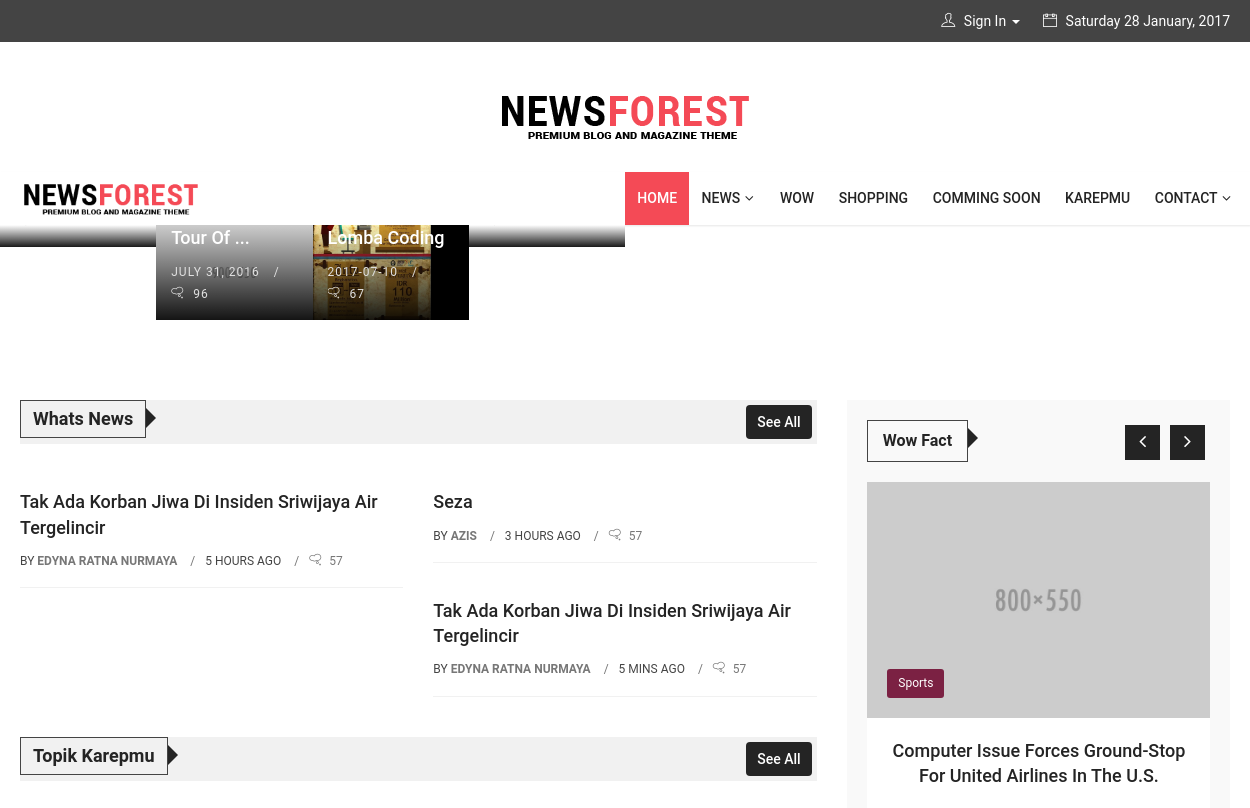
Before: / (upper part) with the older database file.
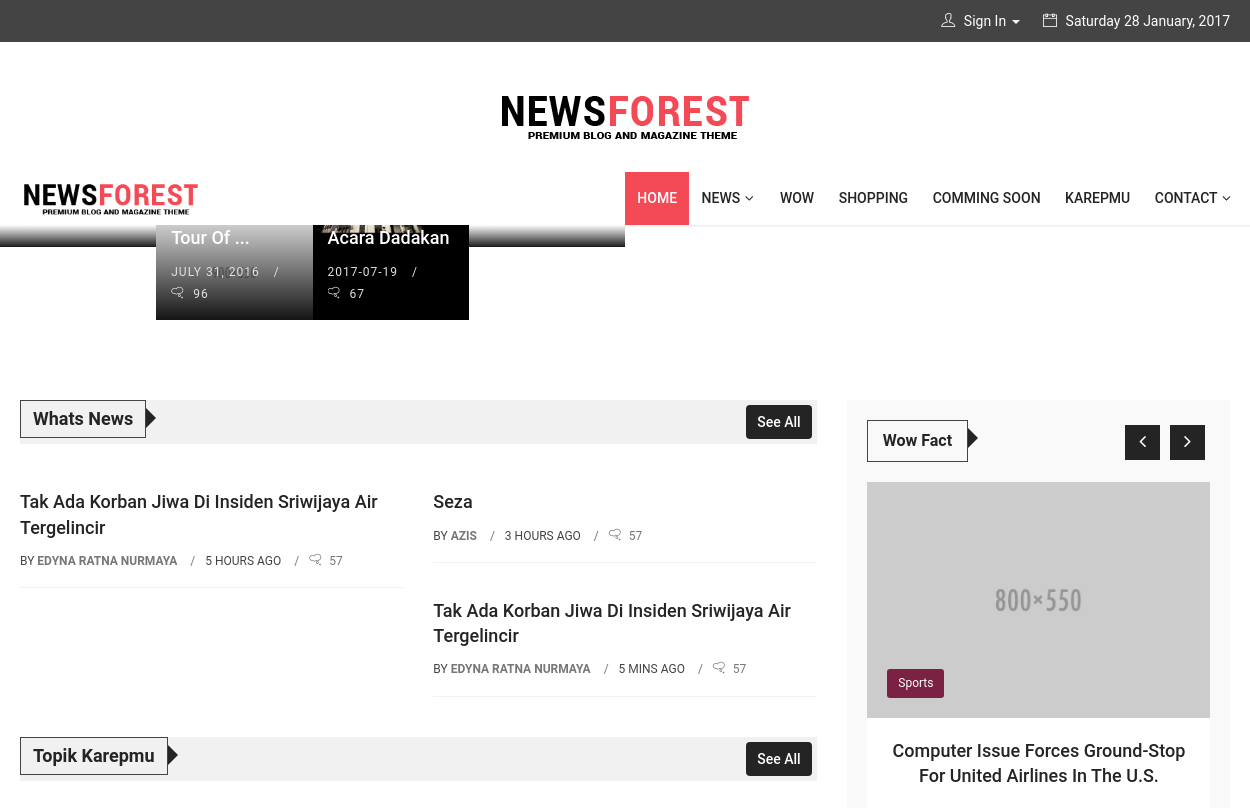
After: the same page with the newer database file.
### tables this page shows
CREATE TABLE IF NOT EXISTS `news` (
`id_news` int(10) NOT NULL,
  `waktu_posting` timestamp NOT NULL DEFAULT CURRENT_TIMESTAMP ON UPDATE CURRENT_TIMESTAMP,
  `judul_news` varchar(100) NOT NULL,
  `posted_by` varchar(50) NOT NULL,
  `kategori_news` varchar(50) NOT NULL,
  `isi_news` text NOT NULL,
  `gambar_news` varchar(50) NOT NULL,
  `hits` int(20) NOT NULL,
  `suka` int(20) NOT NULL,
  `jenis_news` int(1) NOT NULL,
  `status` int(1) NOT NULL
);

CREATE TABLE `coming` (
  `id_coming` int(4) NOT NULL,
  `nama_coming` varchar(100) NOT NULL,
  `deskripsi_coming` text NOT NULL,
  `posted_by` varchar(50) NOT NULL,
  `institusi` varchar(200) NOT NULL,
  `telepon` varchar(50) NOT NULL,
  `email` varchar(100) NOT NULL,
  `tanggal_posting` timestamp NOT NULL DEFAULT CURRENT_TIMESTAMP ON UPDATE CURRENT_TIMESTAMP,
  `status` int(1) NOT NULL,
  `path_gambar` varchar(100) NOT NULL,
  `kategori_coming` varchar(100) NOT NULL,
  `tipe_event` varchar(100) NOT NULL,
  `tgl_mulai` date NOT NULL,
  `jam_mulai` varchar(10) NOT NULL,
  `tgl_selesai` date NOT NULL,
  `jam_selesai` varchar(10) NOT NULL,
  `jenis_event` int(1) NOT NULL,
  `pendaftaran` int(1) NOT NULL,
  `seat` int(1) NOT NULL,
  `jumlah_seat` int(10) NOT NULL
);

CREATE TABLE IF NOT EXISTS `shopping` (
  `id_produk` int(100) NOT NULL,
  `nama_produk` varchar(200) NOT NULL,
  `jenis_produk` varchar(50) NOT NULL,
  `deskripsi_produk` text NOT NULL,
  `harga_produk` bigint(200) NOT NULL,
  `posted_by` varchar(100) NOT NULL,
  `phone_number` varchar(15) NOT NULL,
  `tanggal_posting` timestamp NOT NULL DEFAULT CURRENT_TIMESTAMP ON UPDATE CURRENT_TIMESTAMP,
  `status` int(1) NOT NULL,
  `path_gambar` varchar(100) NOT NULL
);

### application/views/skin/front_end/welcome.php (called while the page is built, shortened)
<?php
	$this->load->view('skin/front_end/header_front_end');
	$this->load->view('content_front_end/home_page');
?>

### application/controllers/FrontControl_Home.php (called while the page is built, shortened)
<?php
class FrontControl_Home extends CI_Controller {
	public function index()
	{
		$this->load->helper('url');
		$this->load->model('home_models/HomeModels');
		$data['listSlider'] = $this->HomeModels->get_data_slider();
		$data['headNews'] = $this->HomeModels->get_head_news();
		$data['headComming'] = $this->HomeModels->get_head_comming();
		$data['headShopping'] = $this->HomeModels->get_head_shopping();
		$data['newsYouther'] = $this->HomeModels->get_news_youther();
		$data['newsRecommend'] = $this->HomeModels->get_news_recommend();
		$data['newsCommunity'] = $this->HomeModels->get_news_community();
		$data['newsSM'] = $this->HomeModels->get_news_SM();
		$this->load->view('skin/front_end/welcome',$data);
	}
}

### index.php (called while the page is built, shortened)
<?php
require_once BASEPATH.'core/CodeIgniter.php';

### application/models/home_models/HomeModels.php (called while the page is built, shortened)
<?php
	class HomeModels extends CI_Model
	{
		function get_head_news()
		{
			$query = $this->db->query("SELECT * FROM `news` WHERE id_news=(SELECT max(id_news) FROM `news`)");
			return $query;
		}
		function get_head_comming()
		{
			$query = $this->db->query("SELECT * FROM `coming` WHERE id_coming=(SELECT max(id_coming) FROM `coming`)");
			return $query;
		}
		function get_head_shopping()
		{
			$query = $this->db->query("SELECT * FROM `shopping` WHERE id_produk=(SELECT max(id_produk) FROM `shopping`)");
			return $query;
		}
		function get_news_youther()
		{
			$query = $this->db->query("SELECT * FROM `news` WHERE id_news=(SELECT max(id_news) FROM `news` WHERE jenis_news='2')");
			return $query;
		}
		function get_news_recommend()
		{
			$query = $this->db->query("SELECT * FROM `news` WHERE id_news=(SELECT max(id_news) FROM `news` WHERE jenis_news='3')");
			return $query;
		}
		function get_news_SM()
		{
			$query = $this->db->query("SELECT * FROM `news` WHERE id_news=(SELECT max(id_news) FROM `news` WHERE jenis_news='6')");
			return $query;
		}
	}

### application/views/content_front_end/home_page.php (the view, shortened to what the rows shown need)
<section class="zerogrid-section">
       <div class="container-fluid">
          <div class="row">
             <div class="col-md-12 col-xs-12 col-sm-12">
                <div class="zerogrid">
                   <div class="row">
                      <div class="col-1-4">
				   <?php foreach($headNews->result() as $news){ ?>
                         <div class="wrap-col">
                            <div class="grid-item">
                               <div class="post-content">
                                  <ul class="post-tools">
                                     <li> <a href=""><i class="ti-thought"></i> 49</a> </li>
                                  </ul>
                               </div>
                               <div class="post-thumb thumb"> <img alt="" src="<?php echo base_url('asset/upload_img_news/thumb_'.$news->gambar_news); ?>"> </div>
                            </div>
                         </div>
				   <?php } ?>
                      </div>
                      <div class="col-1-4">
				   <?php foreach($headComming->result() as $comming){ ?>
                         <div class="wrap-col">
                            <div class="grid-item">
                               <div class="post-content">
                                  <h5> <a href="#"><?php echo $comming->nama_coming?></a> </h5>
                                  <ul class="post-tools">
                                     <li>  <?php $splitTimeStamp = explode(" ",$comming->tanggal_posting); echo $splitTimeStamp[0]; ?> </li>
                                     <li> <a href=""><i class="ti-thought"></i> 67 </a></li>
                                  </ul>
                               </div>
                               <div class="post-thumb thumb"> <img alt="" src="<?php echo base_url('asset/upload_img_coming/thumb_'.$comming->path_gambar); ?>"> </div>
                            </div>
                         </div>
					 <?php } ?>
					 <?php foreach($headShopping->result() as $shopping){ ?>
                         <div class="wrap-col">
                            <div class="grid-item">
                               <div class="post-content">
                                  <ul class="post-tools">
                                     <li><a href=""> <i class="ti-thought"></i> 16</a> </li>
                                  </ul>
                               </div>
                               <div class="post-thumb thumb"> <img alt="" src="<?php echo base_url('asset/upload_img_shopping/thumb_'.$shopping->path_gambar); ?>"> </div>
                            </div>
                         </div>
				   <?php } ?>
                      </div>
                   </div>
                </div>
             </div>
          </div>
       </div>
    </section>
    <section class="main-content">
       <div class="container">
          <div class="row">
             <div class="col-md-8 col-sm-12 col-xs-12">
                <div class="section">
                   <div class="col-md-12 col-xs-12 col-sm-12 nopadding">
                      <div class="heading colored">
                         <h2 class="main-heading"><strong>Whats News</strong></h2>
                      </div>
                   </div>
                   <div class="row">
				<?php foreach($newsSM->result() as $SM){ ?>
                      <article class="col-md-6 col-sm-6 col-xs-12">
                         <div class="grid-1">
                            <div class="detail">
                               <div class="caption">
                                  <h5>
                                     <a href="standard-post.html"><?php echo $SM->judul_news;?></a>
                                  </h5>
                               </div>
                               <ul class="post-tools">
                                  <li> by <a href=""> <strong> <?php echo $SM->posted_by;?></strong> </a></li>
                                  <li>  5 Hours Ago </li>
                                  <li><a href=""> <i class="ti-thought"></i> 57</a> </li>
                               </ul>
                            </div>
                         </div>
                      </article>
				<?php } ?>
				<?php foreach($newsRecommend->result() as $recommend){ ?>
                      <article class="col-md-6 col-sm-6 col-xs-12">
                         <div class="grid-1">
                            <div class="detail">
                               <div class="caption">
                                  <h5>
                                     <a href="standard-post.html"><?php echo $recommend->judul_news ?></a>
                                  </h5>
                               </div>
                               <ul class="post-tools">
                                  <li> by <a href=""> <strong> <?php echo $recommend->posted_by?></strong> </a></li>
                                  <li>  3 Hours ago </li>
                                  <li><a href=""> <i class="ti-thought"></i> 57</a> </li>
                               </ul>
                            </div>
                         </div>
                      </article>
				<?php } ?>
				<?php foreach($newsYouther->result() as $youther){ ?>
                      <article class="col-md-6 col-sm-6 col-xs-12">
                         <div class="grid-1">
                            <div class="detail">
                               <div class="caption">
                                  <h5>
                                     <a href="standard-post.html"><?php echo $youther->judul_news ?></a>
                                  </h5>
                               </div>
                               <ul class="post-tools">
                                  <li> by <a href=""> <strong> <?php echo $youther->posted_by ?></strong> </a></li>
                                  <li>  5 mins Ago </li>
                                  <li><a href=""> <i class="ti-thought"></i> 57</a> </li>
                               </ul>
                            </div>
                         </div>
                      </article>
				<?php } ?>
                   </div>
                </div>
                <div class="section">
                   <div class="col-md-12 col-xs-12 col-sm-12 nopadding">
                      <div class="heading colored">
                         <h2 class="main-heading"><Strong>Topik Karepmu</Strong></h2>
                      </div>
                   </div>
                </div>
             </div>
             <div class="col-md-4 col-sm-12 col-xs-12" id="sidebar">
                <aside>
                   <div class="widget widget-bg ">
                      <div class="heading">
                         <h2 class="main-heading"><strong>Wow Fact</strong></h2>
                      </div>
                   </div>
                </aside>
             </div>
          </div>
       </div>
    </section>

Changed rows visible on the page:
no longer on this page (row edited): coming: nama_coming "Lomba Coding", tanggal_posting "2017-07-10", path_gambar (picture)
added coming: nama_coming "Acara Dadakan", tanggal_posting "2017-07-19", path_gambar (picture)
